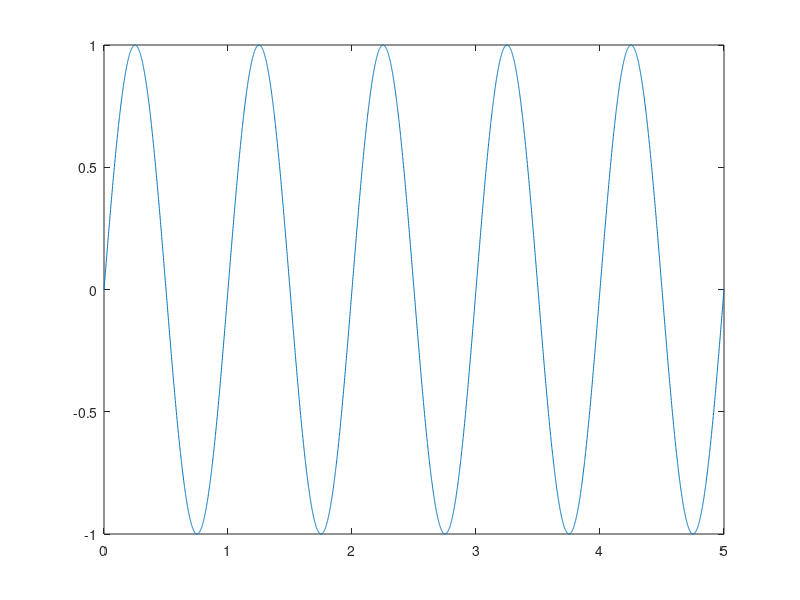
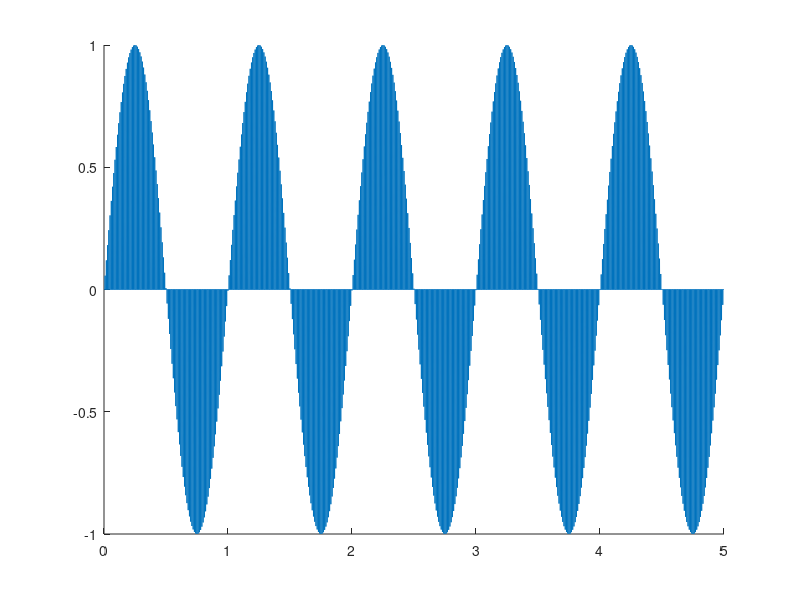
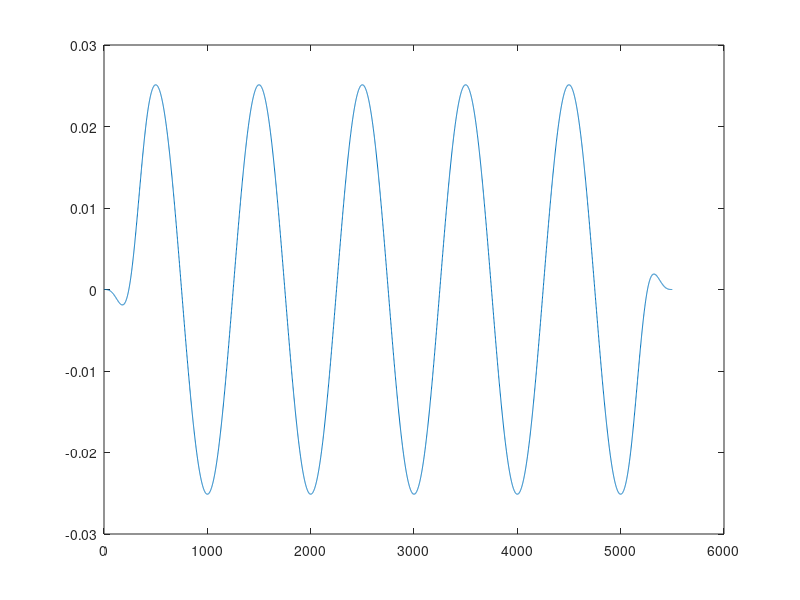

The MATLAB source for these figures, in order:
function ex3()
  fa  = 1;
  N_analog = 5000;
  t = linspace(0, 5, N_analog);
  y = sin(2 * pi * t);

  plot(t, y);

  div_factor = 10;
  N_digital = N_analog / div_factor;
    figure;
  samples_digital(1:N_analog) = 0;

  for i = 1 : N_digital
    samples_digital(i * div_factor) = y(i * div_factor);
  endfor

  hold on;
  plot(t, samples_digital);
  figure

  N_sinc = N_analog;
  t_sinc = linspace(-2 *  fa, 2 * fa, N_sinc/10);
  sincvec = sinc(N_digital*t_sinc);
  s_cont_filtered = conv(samples_digital, sincvec);

  plot(s_cont_filtered);

endfunction
